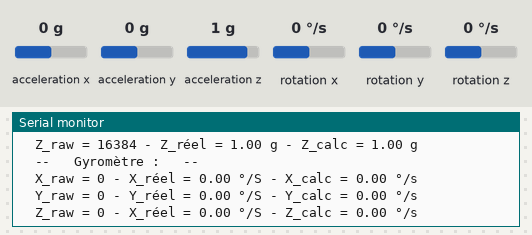
This sketch was run on a simulated Arduino Uno, built with avr-gcc and run on an emulated ATmega328P. Parts: the last lines printed to the serial monitor. The inputs (shaded band) are chosen by the test bench; at power-on: acceleration x 0 g, acceleration y 0 g, acceleration z 1 g, rotation x 0 °/s, rotation y 0 °/s, rotation z 0 °/s.

Above: at 1.9 s.
2.0 s: acceleration x set to -1.4 g
3.5 s: acceleration y set to -1.4 g
5.0 s: acceleration z set to -1.4 g
6.5 s: rotation x set to -192 °/s
At 7.0 s:
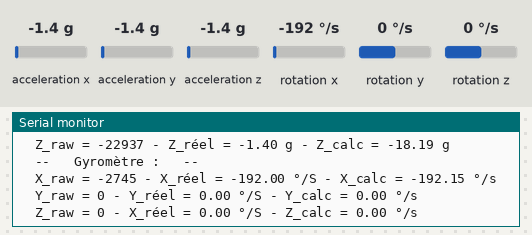
8.0 s: rotation y set to -192 °/s
At 8.6 s:
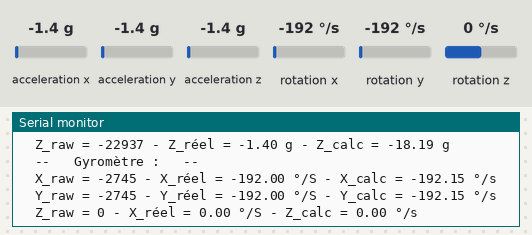

The sketch:

INO_3_Etalonnage_LSM6DS3.ino
```cpp
// (licence header left out)
  #define sensi_acc     488                   //Sensibilité de l'accéléromètre en milli g/LSB   (réglé par défault pour 16 g     calculé en fonction de la pleine échelle)
  #define sensi_gyr   70000                   //Sensibilité du gyromètre       en milli dps/LSB (réglé par défault pour 2000 °/s calculé en fonction de la pleine échelle)

  #include "LSM6DS3.h"                        //Appel de la bibliothèque de la centrale
  #include "Wire.h"                           //Appel de la bibliothèque de gestion de la communication I2C

  LSM6DS3 myIMU(I2C_MODE, 0x6A);              //Déclaration de la méthode "MyIMU" pour l'utilisation de la centrale

  int16_t  ax_brut, ay_brut, az_brut;         //Variables pour la lecture des valeurs brutes d'accélérations (accéléromètre)
  int16_t  gx_brut, gy_brut, gz_brut;         //Variables pour la lecture des valeurs brutes des vitesses angulaires (gyromètre)
  int32_t  ax_offset, ay_offset, az_offset;   //Variables pour le stockage des valeurs d'offsets de l'accéléromètre
  int32_t  gx_offset, gy_offset, gz_offset;   //Variables pour le stockage des valeurs d'offsets du gyromètre
  float    Ax,Ay,Az,Gx,Gy,Gz;                 //Variables pour le calcul des valeurs réelles

/* #### ROUTINE D'INITIALISATION  (exécutée une seule fois) #### */
void setup()
{
  Serial.begin(115200);                       //démarrage de la fonction de communication série pour affichage sur le moniteur série
  /* -- Démarrage de la centrale et test de bon fonctionnement -- */
  if (myIMU.begin() != 0) {
      Serial.println("Problème de connexion avec la centrale");
  } else {
      Serial.println("Centrale prête à fonctionner ! ");
  }

  etalonnage();                               //Appel de la routine d'étalonnage
}

/* #### BOUCLE PRINCIPALE (exécutée en permanence) #### */
void loop()
{
  lecture_valeurs_brutes();                                  //Appel de la routine de lecture des valeurs brutes

  /* -- Lecture des valeurs de la bibliothèque -- */
  float ax_biblio = myIMU.readFloatAccelX();
  float ay_biblio = myIMU.readFloatAccelY();
  float az_biblio = myIMU.readFloatAccelZ();
  float gx_biblio = myIMU.readFloatGyroX();
  float gy_biblio = myIMU.readFloatGyroY();
  float gz_biblio = myIMU.readFloatGyroZ();

  /* -- Calculs des valeurs réelles -- */
  Ax = float(ax_brut - ax_offset ) * sensi_acc / 1000000;    //Calcul des valeurs d'accélérations en g en fonction de la sensibilité du capteur
  Ay = float(ay_brut - ay_offset ) * sensi_acc / 1000000;    //Les valeurs brutes sont codées sur 16 bits (0 et 65535)
  Az = float(az_brut - az_offset ) * sensi_acc / 1000000;    //La sensibilité du capteur dépend de la valeur pleine échelle choisie en haut et définie dans les réglages du capteur
  Gx = float(gx_brut - gx_offset ) * sensi_gyr / 1000000;    //Calcul des valeurs de vitesses angulaires en °/s
  Gy = float(gy_brut - gy_offset ) * sensi_gyr / 1000000;
  Gz = float(gz_brut - gz_offset ) * sensi_gyr / 1000000;


  /* -- Affichage des valeurs lues par la centrale -- */
  Serial.println("  -- Accéléromètre : --");
  Serial.print("  X_raw = "); Serial.print(ax_brut);  Serial.print(" - X_réel = "); Serial.print(ax_biblio,2); Serial.print(" g"); Serial.print(" - X_calc = "); Serial.print(Ax,2); Serial.println(" g");
  Serial.print("  Y_raw = "); Serial.print(ay_brut);  Serial.print(" - Y_réel = "); Serial.print(ay_biblio,2); Serial.print(" g"); Serial.print(" - Y_calc = "); Serial.print(Ay,2); Serial.println(" g");
  Serial.print("  Z_raw = "); Serial.print(az_brut);  Serial.print(" - Z_réel = "); Serial.print(az_biblio,2); Serial.print(" g"); Serial.print(" - Z_calc = "); Serial.print(Az,2); Serial.println(" g");
  Serial.println("  --   Gyromètre :   --");
  Serial.print("  X_raw = "); Serial.print(gx_brut);  Serial.print(" - X_réel = "); Serial.print(gx_biblio,2); Serial.print(" °/S"); Serial.print(" - X_calc = "); Serial.print(Gx,2); Serial.println(" °/s");
  Serial.print("  Y_raw = "); Serial.print(gy_brut);  Serial.print(" - Y_réel = "); Serial.print(gy_biblio,2); Serial.print(" °/S"); Serial.print(" - Y_calc = "); Serial.print(Gy,2); Serial.println(" °/s");
  Serial.print("  Z_raw = "); Serial.print(gz_brut);  Serial.print(" - X_réel = "); Serial.print(gz_biblio,2); Serial.print(" °/S"); Serial.print(" - Z_calc = "); Serial.print(Gz,2); Serial.println(" °/s");
  Serial.println();
  Serial.println();
  delay(500);
}

/****************************************************
 *      ROUTINE DE LECTURE DES VALEURS BRUTES       *
 ****************************************************/
void lecture_valeurs_brutes()
{
  /* -- Lecture des valeurs brutes -- */
  ax_brut = myIMU.readRawAccelX();
  ay_brut = myIMU.readRawAccelY();
  az_brut = myIMU.readRawAccelZ();
  gx_brut = myIMU.readRawGyroX();
  gy_brut = myIMU.readRawGyroY();
  gz_brut = myIMU.readRawGyroZ();
}


/****************************************************
 *      ROUTINE D'ETALONNAGE calcul des offsets     *
 ****************************************************/
void etalonnage()
{
  int nombre_echantillons = 1000; //Variable locale pour définir le nombre d'itération du calcul

  //Réinitialisation des offsets
  ax_offset = 0;
  ay_offset = 0;
  az_offset = 0;
  gx_offset = 0;
  gy_offset = 0;
  gz_offset = 0;

  //Boucle de sommation de chaque valeur pour le calcul de la moyenne
  for (int i = 1; i <= nombre_echantillons; i++)
  {
    lecture_valeurs_brutes();
    ax_offset += ax_brut;
    ay_offset += ay_brut;
    az_offset += az_brut;
    gx_offset += gx_brut;
    gy_offset += gy_brut;
    gz_offset += gz_brut;
  }

  //Calcul de la moyenne des valeurs mesurées pendant les itérations
  ax_offset /= nombre_echantillons;
  ay_offset /= nombre_echantillons;
  az_offset /= nombre_echantillons;
  gx_offset /= nombre_echantillons;
  gy_offset /= nombre_echantillons;
  gz_offset /= nombre_echantillons;

  //Rectification de l'offset sur Z pour qu'il donne 1g en statique (fonction de la sensibilité)
  az_offset -= 1000000 / sensi_acc;
}
```

Measured:
- after the input at 6.5 s, the serial monitor: prints a new line after 0.07 s (image 1)
- after the input at 8.0 s, the serial monitor: prints a new line after 0.17 s (image 2)
